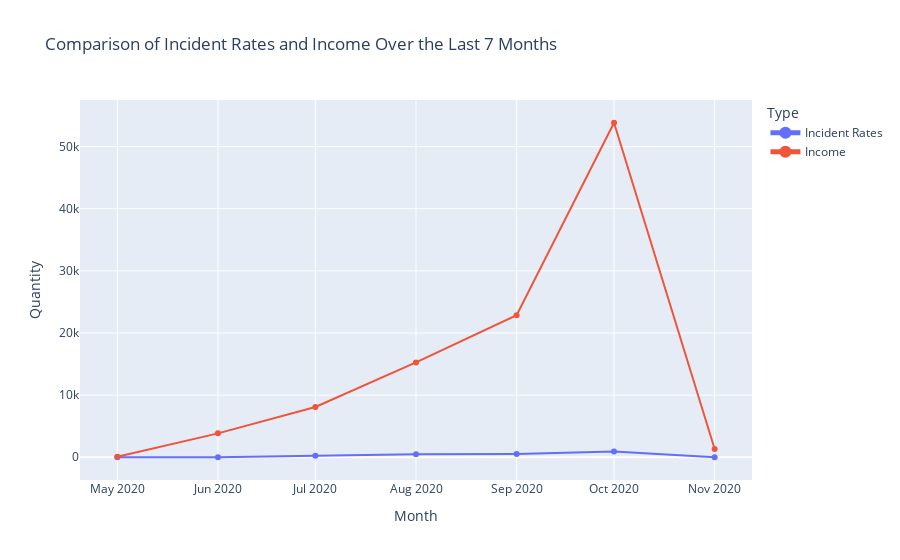
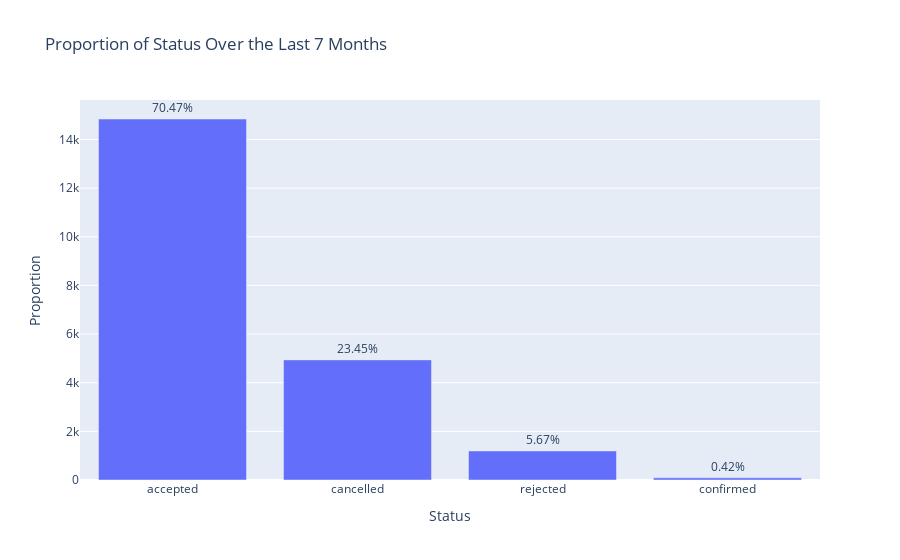
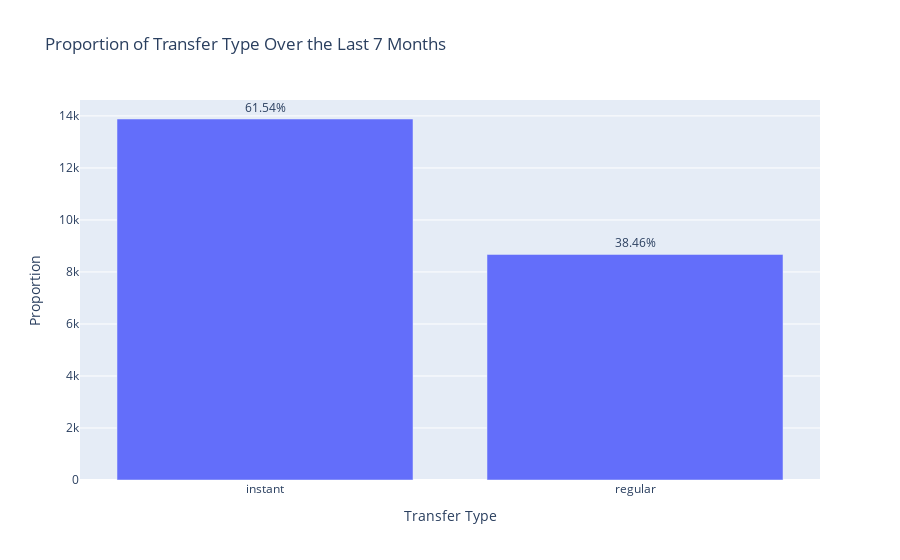

The notebook cell these images were saved under, in order:
### Markdown cell above
# Incident and Income Analysis Over the Last 7 Months
In this section, we analyze the incident rates and income over the last 7 months. We will create a line plot to compare incident rates and income, and bar plots to show the proportion of different statuses and transfer types.

### Data Preparation
We start by converting the created_at columns to datetime format and filtering the data for the last 7 months.

### Ignore Specific Warnings
We ignore specific warnings about converting to period format.

### Convert Columns to Datetime
We ensure that the created_at columns are in datetime format for both datasets.

### Filter Data for the Last 7 Months
We filter the data to include only the last 7 months.

### Calculate Incidents and Income
We calculate the number of incidents and the total income for each month within the filtered data.

### Align Periods
We ensure that all periods are aligned to cover the entire range of the last 7 months, filling any missing periods with zeros.

### Prepare Data for Plotting
We prepare a DataFrame containing the month, incident rates, and income for visualization.

### Visualization of Incidents and Income
We create a line plot using Plotly to compare incident rates and income over the last 7 months.

### Line Plot for Incident Rates and Income
This plot shows the trend of incident rates and income, with each line representing a different metric.

### Calculate Proportions for Legend
We calculate the proportion of each status and transfer type to display these values in the legends of the bar plots.

### Status Proportions
We calculate and format the proportions of different statuses for display.

### Transfer Type Proportions
We calculate and format the proportions of different transfer types for display.

### Bar Plots for Proportions
We create bar plots using Plotly to show the proportion of different statuses and transfer types over the last 7 months.

### Bar Plot for Status Proportions
This plot displays the count and proportion of each status.

### Bar Plot for Transfer Type Proportions
This plot displays the count and proportion of each transfer type.

### Display Proportions in Table Format
We create tables to display the count and proportion of different statuses and transfer types.

### Status Proportion Table
We create a table showing the count and proportion of each status.

### Transfer Type Proportion Table
We create a table showing the count and proportion of each transfer type.

This analysis provides insights into the trends in incident rates and income, as well as the distribution of different statuses and transfer types over the last 7 months. The interactive visualizations and formatted tables make it easy to explore and understand the data.

### Code cell
import warnings

# Ignorar advertencias específicas sobre la conversión de la información de zona horaria
warnings.filterwarnings("ignore", message="Converting to PeriodArray/Index representation will drop timezone information.")

# Asegurar que las columnas 'created_at' están en formato datetime
fees_data['created_at'] = pd.to_datetime(fees_data['created_at'])
cash_requests_data['created_at'] = pd.to_datetime(cash_requests_data['created_at'])

# Filtrar los datos para los últimos 7 meses
recent_months = fees_data['created_at'].dt.to_period('M').sort_values().unique()[-7:]
filtered_fees = fees_data[fees_data['created_at'].dt.to_period('M').isin(recent_months)]
filtered_cash_requests = cash_requests_data[cash_requests_data['created_at'].dt.to_period('M').isin(recent_months)]

# Calcular incidentes e ingresos
monthly_incidents = filtered_fees[filtered_fees['type'] == 'incident'].groupby(filtered_fees['created_at'].dt.to_period('M')).size()
monthly_income = filtered_fees.groupby(filtered_fees['created_at'].dt.to_period('M'))['total_amount'].sum()

# Asegurar que todos los períodos estén alineados
all_periods = pd.period_range(start=recent_months.min(), end=recent_months.max(), freq='M')
monthly_incidents = monthly_incidents.reindex(all_periods, fill_value=0)
monthly_income = monthly_income.reindex(all_periods, fill_value=0)

# Preparar datos para el gráfico
data = pd.DataFrame({
    'Month': all_periods.astype(str),
    'Incident Rates': monthly_incidents.values,
    'Income': monthly_income.values
})

# Visualización con Plotly para comparar incidentes e ingresos
fig1 = px.line(data, x='Month', y=['Incident Rates', 'Income'],
              labels={'value': 'Quantity', 'variable': 'Type'},
              title='Comparison of Incident Rates and Income Over the Last 7 Months')
fig1.update_traces(mode='lines+markers')
fig1.update_layout(
    legend=dict(
        title='Type',
        itemsizing='constant',
        font=dict(size=12)
    )
)
fig1.show()

# Calcular proporción y formatear para la leyenda
status_counts = filtered_fees['status'].value_counts()
status_proportion = status_counts / status_counts.sum()
status_labels = [f"{status} ({count}, {percent:.2%})" for status, count, percent in zip(status_counts.index, status_counts, status_proportion)]

transfer_counts = filtered_cash_requests['transfer_type'].value_counts()
transfer_proportion = transfer_counts / transfer_counts.sum()
transfer_labels = [f"{transfer_type} ({count}, {percent:.2%})" for transfer_type, count, percent in zip(transfer_counts.index, transfer_counts, transfer_proportion)]

# Gráfico de barras de Plotly para proporciones
fig2 = px.bar(x=status_counts.index, y=status_counts.values, labels={'x': 'Status', 'y': 'Proportion'},
             title='Proportion of Status Over the Last 7 Months')
fig2.update_traces(text=[f"{percent:.2%}" for percent in status_proportion], textposition='outside')
fig2.update_layout(
    xaxis={'categoryorder':'total descending'},
    showlegend=False
)
fig2.show()

fig3 = px.bar(x=transfer_counts.index, y=transfer_counts.values, labels={'x': 'Transfer Type', 'y': 'Proportion'},
             title='Proportion of Transfer Type Over the Last 7 Months')
fig3.update_traces(text=[f"{percent:.2%}" for percent in transfer_proportion], textposition='outside')
fig3.update_layout(
    xaxis={'categoryorder':'total descending'},
    showlegend=False
)
fig3.show()

# Mostrar proporciones con nombres personalizados en la leyenda
status_proportion_table = pd.DataFrame({
    'Status': status_counts.index,
    'Count': status_counts.values,
    'Proportion': status_proportion.values
})

transfer_type_proportion_table = pd.DataFrame({
    'Transfer Type': transfer_counts.index,
    'Count': transfer_counts.values,
    'Proportion': transfer_proportion.values
})

### Figure 1 — Plotly figure (JSON) as saved in the notebook; plotly's stock layout.template omitted (floating-point values rounded to 4 significant figures)
{"data": [{"hovertemplate": "Type=Incident Rates<br>Month=%{x}<br>Quantity=%{y}<extra></extra>", "legendgroup": "Incident Rates", "line": {"color": "#636efa", "dash": "solid"}, "marker": {"symbol": "circle"}, "mode": "lines+markers", "name": "Incident Rates", "orientation": "v", "showlegend": true, "type": "scatter", "x": ["2020-05", "2020-06", "2020-07", "2020-08", "2020-09", "2020-10", "2020-11"], "xaxis": "x", "y": [0, 7, 241, 476, 537, 925, 10], "yaxis": "y"}, {"hovertemplate": "Type=Income<br>Month=%{x}<br>Quantity=%{y}<extra></extra>", "legendgroup": "Income", "line": {"color": "#EF553B", "dash": "solid"}, "marker": {"symbol": "circle"}, "mode": "lines+markers", "name": "Income", "orientation": "v", "showlegend": true, "type": "scatter", "x": ["2020-05", "2020-06", "2020-07", "2020-08", "2020-09", "2020-10", "2020-11"], "xaxis": "x", "y": [80, 3845, 8095, 15260, 22860, 53835, 1335], "yaxis": "y"}], "layout": {"legend": {"font": {"size": 12}, "itemsizing": "constant", "title": {"text": "Type"}, "tracegroupgap": 0}, "title": {"text": "Comparison of Incident Rates and Income Over the Last 7 Months"}, "xaxis": {"anchor": "y", "domain": [0, 1], "title": {"text": "Month"}}, "yaxis": {"anchor": "x", "domain": [0, 1], "title": {"text": "Quantity"}}}}

### Figure 2 — Plotly figure (JSON) as saved in the notebook; plotly's stock layout.template omitted (floating-point values rounded to 4 significant figures)
{"data": [{"alignmentgroup": "True", "hovertemplate": "Status=%{x}<br>Proportion=%{y}<extra></extra>", "legendgroup": "", "marker": {"color": "#636efa", "pattern": {"shape": ""}}, "name": "", "offsetgroup": "", "orientation": "v", "showlegend": false, "text": ["70.47%", "23.45%", "5.67%", "0.42%"], "textposition": "outside", "type": "bar", "x": ["accepted", "cancelled", "rejected", "confirmed"], "xaxis": "x", "y": [14841, 4938, 1194, 88], "yaxis": "y"}], "layout": {"barmode": "relative", "legend": {"tracegroupgap": 0}, "showlegend": false, "title": {"text": "Proportion of Status Over the Last 7 Months"}, "xaxis": {"anchor": "y", "categoryorder": "total descending", "domain": [0, 1], "title": {"text": "Status"}}, "yaxis": {"anchor": "x", "domain": [0, 1], "title": {"text": "Proportion"}}}}

### Figure 3 — Plotly figure (JSON) as saved in the notebook; plotly's stock layout.template omitted (floating-point values rounded to 4 significant figures)
{"data": [{"alignmentgroup": "True", "hovertemplate": "Transfer Type=%{x}<br>Proportion=%{y}<extra></extra>", "legendgroup": "", "marker": {"color": "#636efa", "pattern": {"shape": ""}}, "name": "", "offsetgroup": "", "orientation": "v", "showlegend": false, "text": ["61.54%", "38.46%"], "textposition": "outside", "type": "bar", "x": ["instant", "regular"], "xaxis": "x", "y": [13882, 8674], "yaxis": "y"}], "layout": {"barmode": "relative", "legend": {"tracegroupgap": 0}, "showlegend": false, "title": {"text": "Proportion of Transfer Type Over the Last 7 Months"}, "xaxis": {"anchor": "y", "categoryorder": "total descending", "domain": [0, 1], "title": {"text": "Transfer Type"}}, "yaxis": {"anchor": "x", "domain": [0, 1], "title": {"text": "Proportion"}}}}
